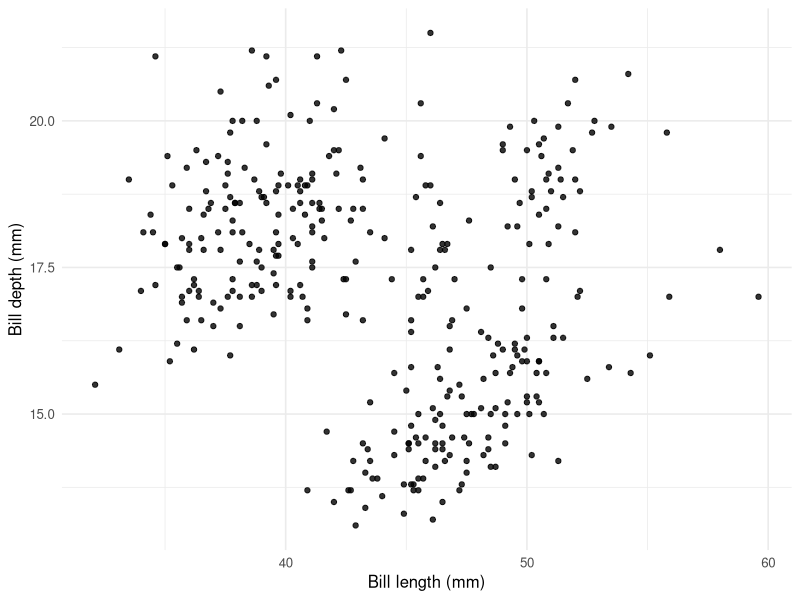

Generate this figure with R:
## ---- chunk 1
#| label: setup
#| message: false
library(dplyr)
library(ggplot2)

data(penguins)

# TODO 2: Filter for `species == params$species` as well as the missing values.
one <- penguins |>
  filter(!is.na(bill_len), !is.na(bill_dep))
## ---- chunk 2
#| label: fig-bill
#| echo: false
#| fig-cap: "Bill length versus depth for one species."
#| fig-alt: "Scatter plot of bill depth against bill length for one penguin species."
# TODO 3b: Make `fig-cap` and `fig-alt` use `params$species` with `!expr`.
ggplot(one, aes(bill_len, bill_dep)) +
  geom_point(alpha = 0.8) +
  labs(x = "Bill length (mm)", y = "Bill depth (mm)") +
  theme_minimal(base_size = 12)
## ---- chunk 3
#| label: session
sessionInfo()
